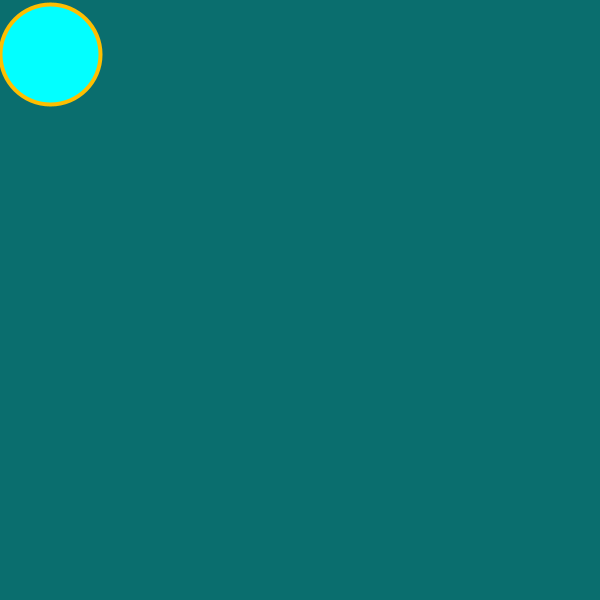
Frame 1 (no input)
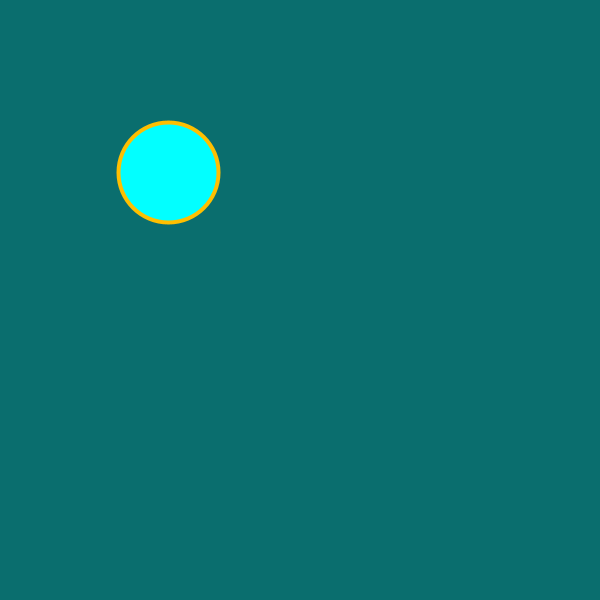
Frame 60 (the mouse pressed at the canvas centre just before this capture)
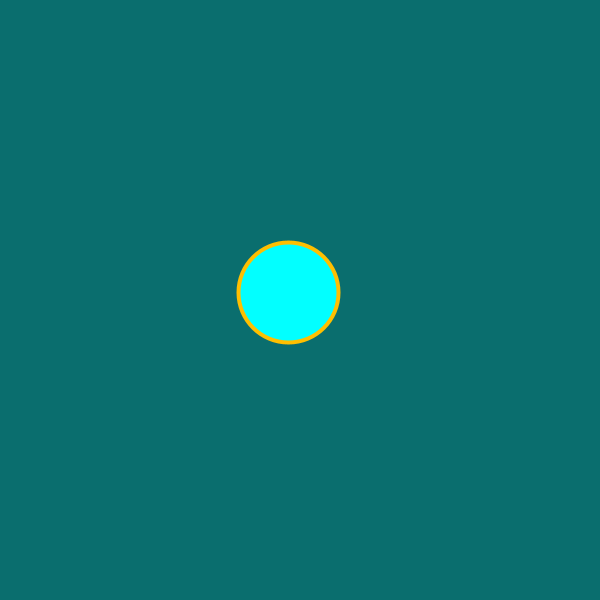
Frame 120 (the mouse held since frame 60 and released just before this capture)

The Processing sketch that drew these frames (run headless with seeded random() and noise(); from frame 60 on, the mouse is pressed at the canvas centre):

// Processing sketch: Session_2___Exercise_2
// ── Session_2___Exercise_2.pde
void setup(){
  // Set canvas size
  size(600, 600);
  
  // Set border thickness for all shapes
  strokeWeight(4);
  
  // Set canvas color
  background(10, 110, 110);
}

int XPosition = 50;
int YPosition = 54;
int speed = 2;

void draw(){
  // Erase previous circle
  background(10, 110, 110);
  
  // Draw blue circle
  // with orange border
  fill(2, 255, 255);
  stroke(255, 191, 0);
  ellipse(XPosition, YPosition, 100, 100);
  
  // Move circle to the right
  XPosition += speed;
  
  // Move circle down
  YPosition += speed;
  
  // Reset circle position
  if (XPosition >= 550){
    XPosition = 50;
    YPosition = 50;
  }
}
